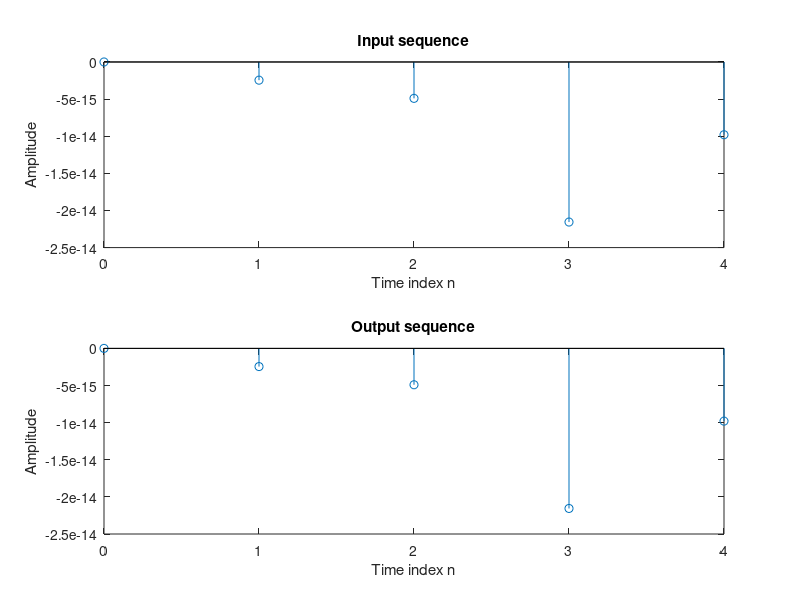

Write the MATLAB code that produced this figure.

% Illustration of Sampling Rate Alteration by
% a Ratio of Two Integers
%
clf;
N = input('Length of input signal = ');
L = input('Up-sampling factor = ');
M = input('Down-sampling factor = ');
f1 = input('Frequency of first sinusoid = ');
f2 = input('Frequency of second sinusoid = ');
%  Generate the input sequence
n = 0:N-1;
x = sin(2*pi*f1*n) + sin(2*pi*f2*n);
%  Generate the resampled output sequence
y = resample(x,L,M);
%  Plot the input and the output sequences
subplot(2,1,1)
stem(n,x(1:N));
title('Input sequence');
xlabel('Time index n'); ylabel('Amplitude');
subplot(2,1,2)
m=0:N*L/M-1;
stem(m,y(uint8(1:N*L/M)));
title('Output sequence');
xlabel('Time index n'); ylabel('Amplitude');